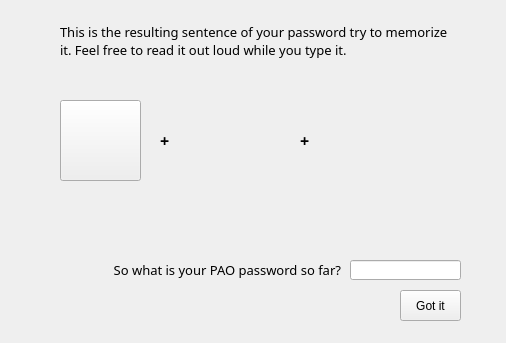
<?xml version="1.0" encoding="UTF-8"?>
<ui version="4.0">
 <class>characterSentenceWindow2</class>
 <widget class="QWidget" name="characterSentenceWindow2">
  <property name="geometry">
   <rect>
    <x>0</x>
    <y>0</y>
    <width>506</width>
    <height>343</height>
   </rect>
  </property>
  <property name="windowTitle">
   <string>Peson + Action + Object: Creating your sentence</string>
  </property>
  <widget class="QPushButton" name="pushButton">
   <property name="geometry">
    <rect>
     <x>60</x>
     <y>100</y>
     <width>81</width>
     <height>81</height>
    </rect>
   </property>
   <property name="text">
    <string/>
   </property>
  </widget>
  <widget class="QLabel" name="action_label">
   <property name="geometry">
    <rect>
     <x>180</x>
     <y>130</y>
     <width>111</width>
     <height>21</height>
    </rect>
   </property>
   <property name="font">
    <font>
     <family>Century Gothic</family>
     <pointsize>12</pointsize>
     <weight>75</weight>
     <bold>true</bold>
    </font>
   </property>
   <property name="text">
    <string/>
   </property>
   <property name="alignment">
    <set>Qt::AlignCenter</set>
   </property>
  </widget>
  <widget class="QLabel" name="label_2">
   <property name="geometry">
    <rect>
     <x>160</x>
     <y>130</y>
     <width>21</width>
     <height>21</height>
    </rect>
   </property>
   <property name="font">
    <font>
     <family>Century Gothic</family>
     <pointsize>12</pointsize>
     <weight>75</weight>
     <bold>true</bold>
    </font>
   </property>
   <property name="text">
    <string>+</string>
   </property>
  </widget>
  <widget class="QLabel" name="label_3">
   <property name="geometry">
    <rect>
     <x>300</x>
     <y>130</y>
     <width>21</width>
     <height>21</height>
    </rect>
   </property>
   <property name="font">
    <font>
     <family>Century Gothic</family>
     <pointsize>12</pointsize>
     <weight>75</weight>
     <bold>true</bold>
    </font>
   </property>
   <property name="text">
    <string>+</string>
   </property>
  </widget>
  <widget class="QLabel" name="object_label">
   <property name="geometry">
    <rect>
     <x>320</x>
     <y>130</y>
     <width>141</width>
     <height>21</height>
    </rect>
   </property>
   <property name="font">
    <font>
     <family>Century Gothic</family>
     <pointsize>12</pointsize>
     <weight>75</weight>
     <bold>true</bold>
    </font>
   </property>
   <property name="text">
    <string/>
   </property>
   <property name="alignment">
    <set>Qt::AlignCenter</set>
   </property>
  </widget>
  <widget class="QLabel" name="action_label_2">
   <property name="geometry">
    <rect>
     <x>160</x>
     <y>170</y>
     <width>301</width>
     <height>21</height>
    </rect>
   </property>
   <property name="font">
    <font>
     <family>Century Gothic</family>
     <pointsize>12</pointsize>
     <weight>75</weight>
     <bold>true</bold>
    </font>
   </property>
   <property name="text">
    <string/>
   </property>
   <property name="alignment">
    <set>Qt::AlignCenter</set>
   </property>
  </widget>
  <widget class="QLineEdit" name="lineEdit">
   <property name="geometry">
    <rect>
     <x>350</x>
     <y>260</y>
     <width>111</width>
     <height>20</height>
    </rect>
   </property>
  </widget>
  <widget class="QPushButton" name="ok_btn">
   <property name="geometry">
    <rect>
     <x>400</x>
     <y>290</y>
     <width>61</width>
     <height>31</height>
    </rect>
   </property>
   <property name="text">
    <string>Got it</string>
   </property>
  </widget>
  <widget class="QLabel" name="label">
   <property name="geometry">
    <rect>
     <x>90</x>
     <y>260</y>
     <width>251</width>
     <height>20</height>
    </rect>
   </property>
   <property name="font">
    <font>
     <family>Century Gothic</family>
     <pointsize>10</pointsize>
    </font>
   </property>
   <property name="text">
    <string>So what is your PAO password so far?</string>
   </property>
   <property name="alignment">
    <set>Qt::AlignRight|Qt::AlignTrailing|Qt::AlignVCenter</set>
   </property>
  </widget>
  <widget class="QLabel" name="label_4">
   <property name="geometry">
    <rect>
     <x>60</x>
     <y>20</y>
     <width>391</width>
     <height>41</height>
    </rect>
   </property>
   <property name="font">
    <font>
     <family>Century Gothic</family>
     <pointsize>10</pointsize>
    </font>
   </property>
   <property name="text">
    <string>This is the resulting sentence of your password try to memorize it. Feel free to read it out loud while you type it.</string>
   </property>
   <property name="wordWrap">
    <bool>true</bool>
   </property>
  </widget>
  <widget class="QLabel" name="name_label">
   <property name="geometry">
    <rect>
     <x>20</x>
     <y>70</y>
     <width>171</width>
     <height>21</height>
    </rect>
   </property>
   <property name="font">
    <font>
     <family>Century Gothic</family>
     <pointsize>12</pointsize>
     <weight>75</weight>
     <bold>true</bold>
    </font>
   </property>
   <property name="text">
    <string/>
   </property>
   <property name="alignment">
    <set>Qt::AlignCenter</set>
   </property>
  </widget>
 </widget>
 <resources/>
 <connections/>
</ui>
